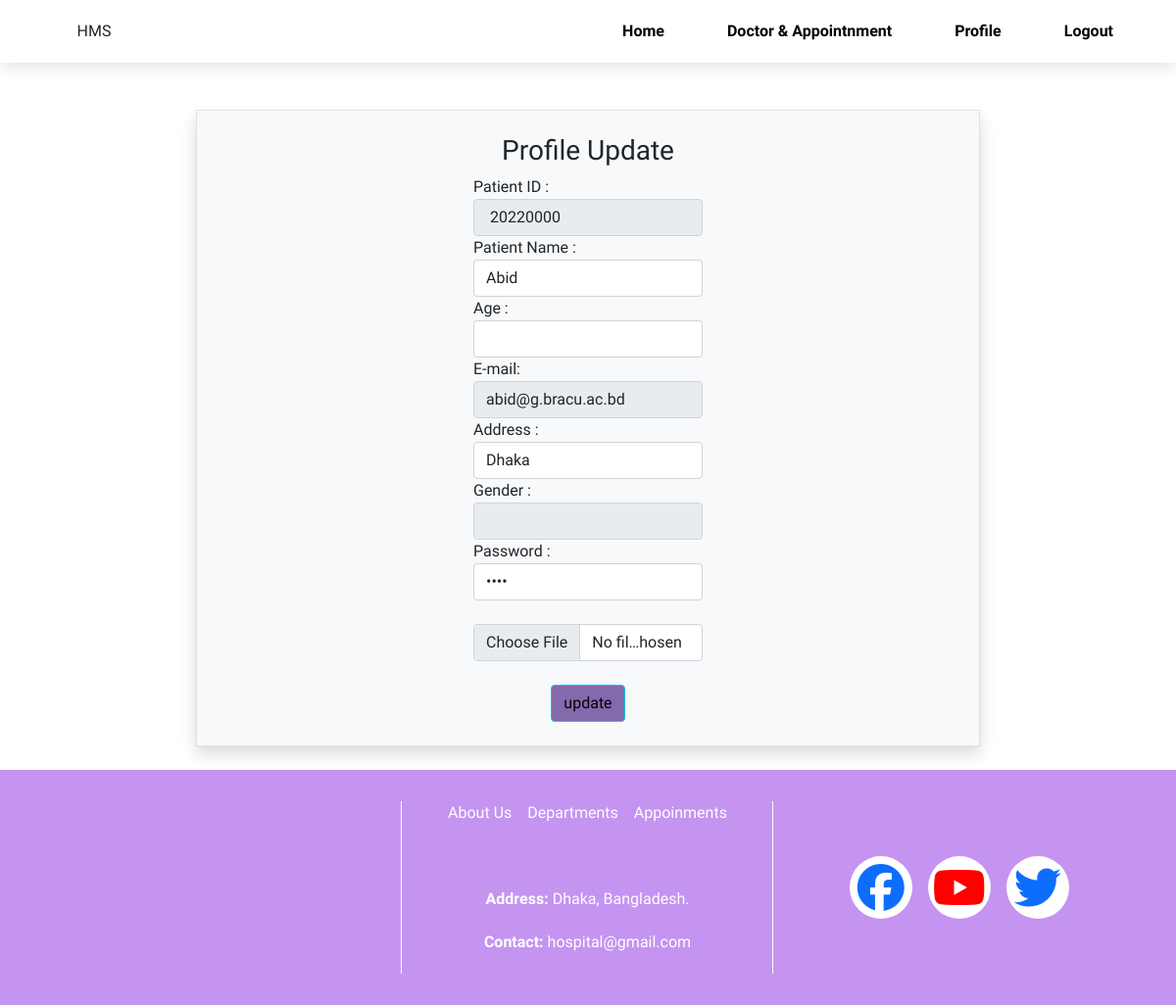
Page /hms/patient/ProfilePage.php (signed in) on the committed database.
### tables this page shows
CREATE TABLE `patients` (
  `pat_id` int(6) NOT NULL,
  `pat_name` varchar(50) DEFAULT NULL,
  `pat_email` varchar(150) NOT NULL,
  `gander` varchar(6) DEFAULT NULL,
  `address` varchar(15) DEFAULT NULL,
  `pat_image` varchar(150) DEFAULT NULL,
  `pass` varchar(6) DEFAULT NULL
);

### hms/patient/ProfilePage.php (the view, shortened to what this page needs)
<?php
    include './header.php';
?>
<head>
    <link rel="stylesheet" href="../css/header.css">
    <link rel="stylesheet" href="../css/footer.css">
</head>
<body>
<br>
<br>
<div class="border p-4 shadow bg-light col-md-8 offset-md-2">
<h3 align="center">Profile Update </h3>
<div class="row">
    <div class="col-md-4 offset-4">
         <form action="./UserProUpdate.php" method="POST" enctype="multipart/form-data">
    <?php
         $id = $_SESSION["user_id"];
        $sql = "SELECT * from patients WHERE pat_id ='$id'";
        $Results=mysqli_query($conn, $sql);
        if($Results){
            if (mysqli_num_rows($Results)>0){
                while($row=mysqli_fetch_array($Results)){
                    ?>
            <div class="form-group">
                Patient ID : <input type="digit" name="updateUserID" class="form-control" value=" <?php echo $row['pat_id'] ?>" disabled >
            </div>
            <div class="form-group">
                Patient Name : <input type="text" name="updateUserName" class="form-control" value="<?php echo $row['pat_name'] ?>">
            </div>
            <div class="form-group">
                Age : <input type="digit" name="updateUserAge" class="form-control" value=" <?php echo $row['age'] ?>" >
            </div>
            <div class="form-group">
            E-mail:
                <input type="email" name="updateUserEmail" class="form-control" value="<?php echo $row['pat_email'] ?>" disabled>
            </div>
            <div class="form-group">
                Address : <input type="text" name="updateUseraddress" class="form-control" value="<?php echo $row['address'] ?>">
            </div>
            <div class="form-group">
                Gender : <input type="text" name="gender" class="form-control" value="<?php echo $row['gender'] ?>" disabled>
            </div>
            <div class="form-group">
                Password : <input type="password" name="UserPassword" class="form-control" value="<?php echo $row['pass'] ?>">
            </div>
           <br>
            <div class="form-group">
                <input type="file" name="updateImage" class="form-control">
            </div>
            <br>
            <div align="center" class="form-group">
            <input type="submit" name="update" class="btn btn-info" style="background-color:#826AAC"value="update">
            </div>
                    <?php
                }
            }
        }
    ?>
         </form>
    </div>
</div>
</div>
<br>
</body>
<?php
include "../utility/footer.php"
?>

### hms/css/header.css (style rules this page uses)
* { margin: 0; padding: 0; box-sizing: border-box; }
body { font-family: 'Solway', serif; }

### rows in the picture
patients: updateUserID "20220000", updateUserName "Abid", updateUserEmail "abid@g.bracu.ac.bd", updateUseraddress "Dhaka"
